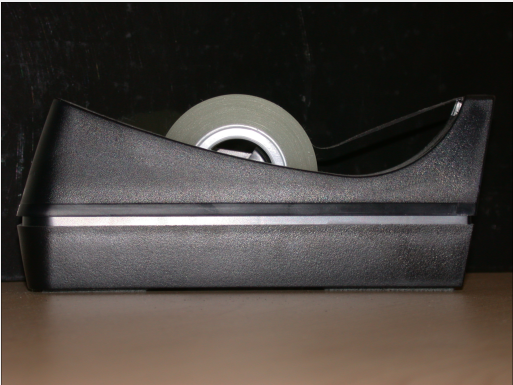
%> input picture Image recognition methods/Labwork 4/tape.png, 513 x 385 px
$ octave radius_estimation.m   (GNU Octave 9; MATLAB toolbox functions it lacks are replaced by stand-ins)
%> lines starting %> are read from the running program, lines starting %| are printed output that depends on the picture
% [17 lines of commented-out code are left out]


RGB = imread('tape.png');
%> RGB is the input picture: size 385x513x3 uint8; mean R, G, B 72.7, 66.7, 62.2
imshow(RGB);

hTxt = text(15,15,'Estimate radius of the roll of tape',...
     'FontWeight','bold','Color','y');
Rmin = 60;
Rmax = 100;
[center, radius] = imfindcircles(RGB,[Rmin Rmax],'Sensitivity',0.9)
%> center = [237.7 171.7]; radius = 77.97
% Display the circle
viscircles(center,radius);

% Display the calculated center
hold on;
plot(center(:,1),center(:,2),'yx','LineWidth',2);
hold off;

delete(hTxt);
message = sprintf('The estimated radius is %2.1f pixels', radius);
%> message = 'The estimated radius is 78.0 pixels'
text(15,15,message,'Color','y','FontWeight','bold');
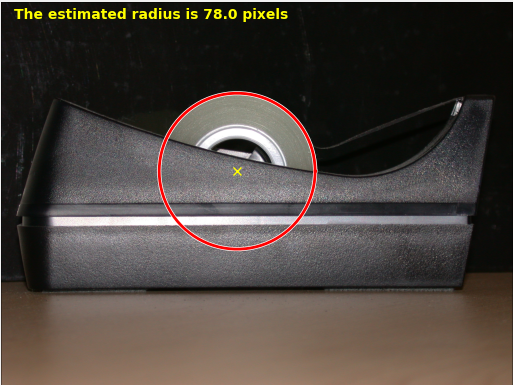
%> figure redrawn from the program's plot data

$ run again, with Image recognition methods/Labwork 4/eclipse.jpg saved as Image recognition methods/Labwork 4/tape.png
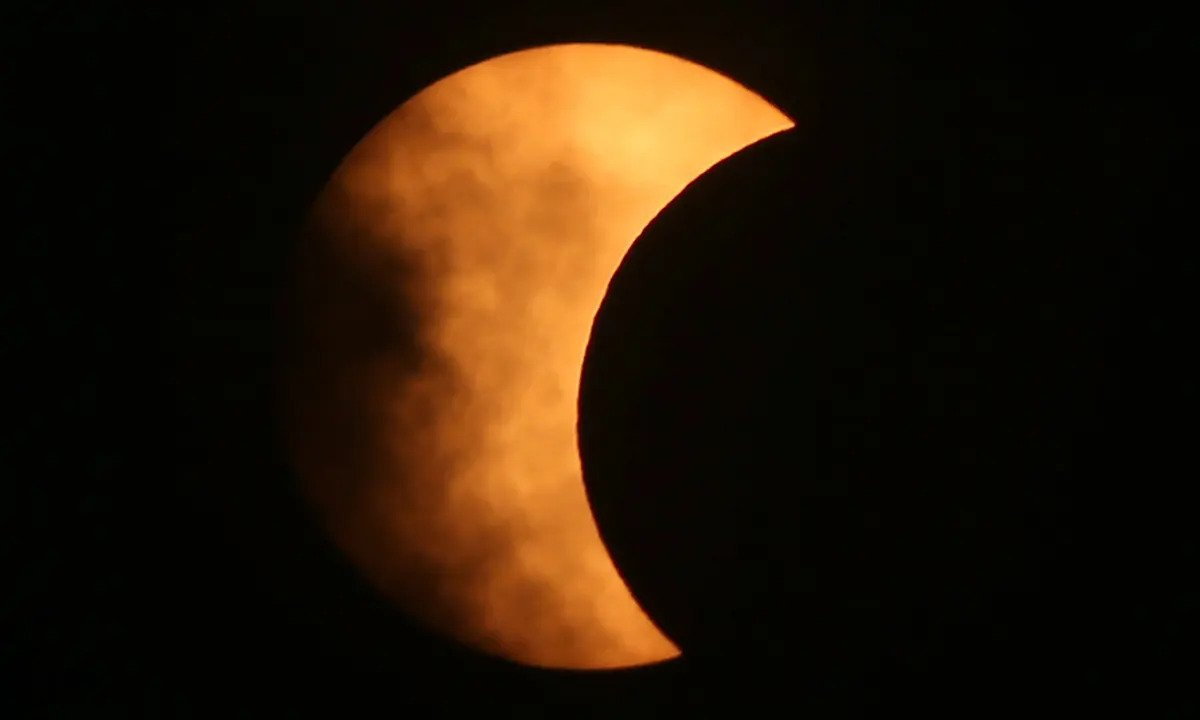
%> input picture Image recognition methods/Labwork 4/eclipse.jpg, 1200 x 720 px
%> RGB is the input picture: size 720x1200x3 uint8; mean R, G, B 38.4, 23, 7.3
%> center = [600.5 360.5]; radius = 60
%> message = 'The estimated radius is 60.0 pixels'
%> `text(15,15,message,'Color','y','FontWeight','bold');`:
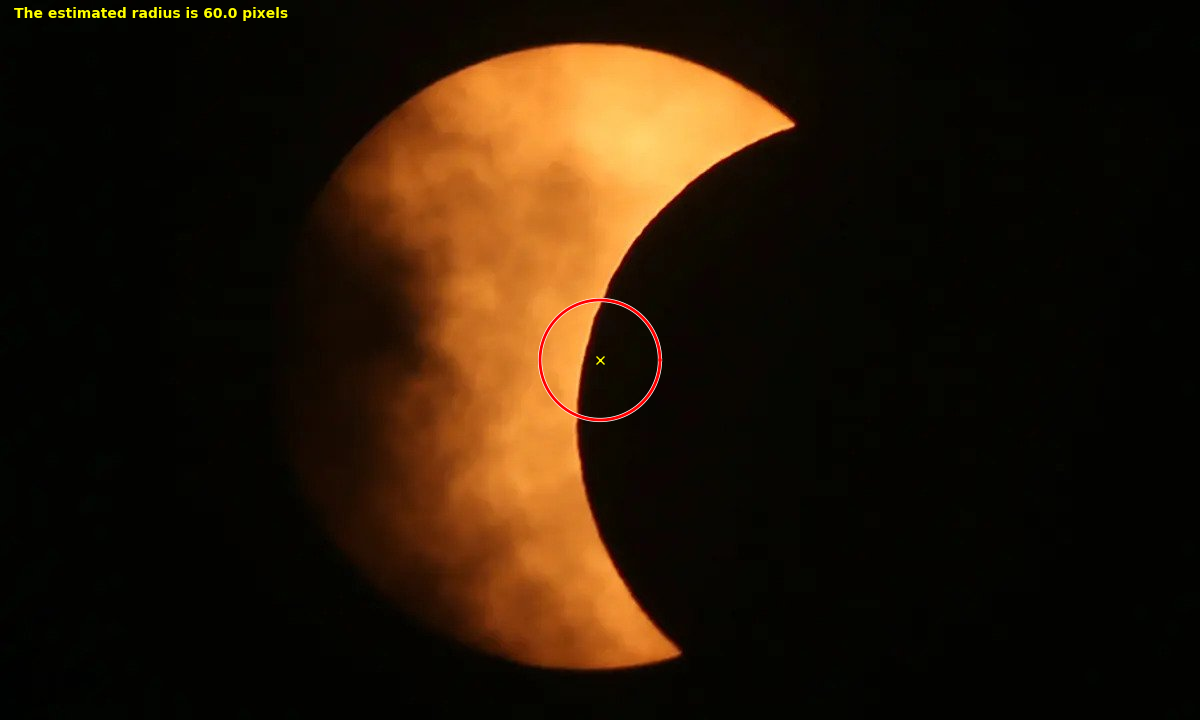
%> figure redrawn from the program's plot data
